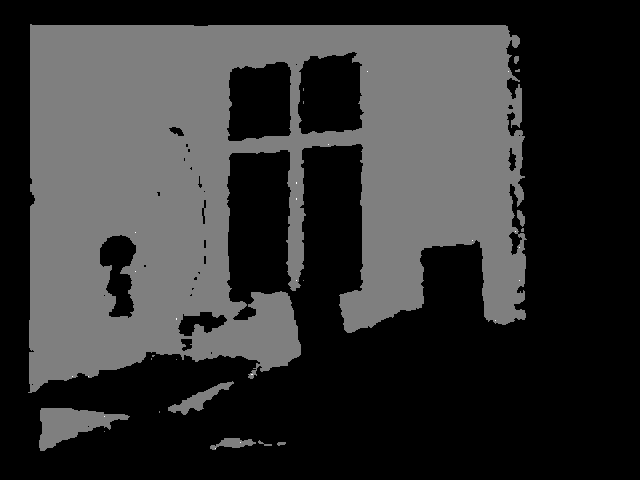
%> input picture MATLAB/images/frame0001.jpg, 640 x 480 px
$ octave --eval "result = SpatialCues(imread('images/frame0001.jpg'));"   (GNU Octave 9; MATLAB toolbox functions it lacks are replaced by stand-ins)
%> lines starting %> are read from the running program, lines starting %| are printed output that depends on the picture; in (x1, y1, x2, y2) boxes, pixels count from 0 and x2, y2 are one past the last pixel; in counts of white or black regions, pixels touching at a corner belong together; the program's own positions count from 1

%-----------------------------------------------%
function [hC vC] = SpatialCues(im)
g = fspecial('gauss', [13 13], sqrt(13));
dy = fspecial('sobel');
vf = conv2(g, dy, 'valid');
sz = size(im);
%> sz = [480 640]

vC = zeros(sz(1:2));
hC = vC;

vC = abs(imfilter(im, vf, 'symmetric'));
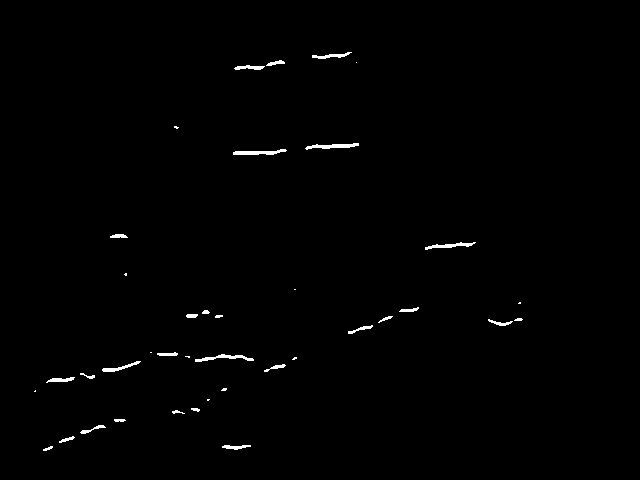
%> vC: size 480x640 uint8; values 0 (black) and 1 (white), 0.7% white; 39 white regions (11 under 20 px), largest, box (x1, y1, x2, y2) and area: (233, 149, 287, 155) 192, (305, 143, 359, 150) 191, (195, 354, 254, 362) 182
hC = abs(imfilter(im, vf', 'symmetric'));
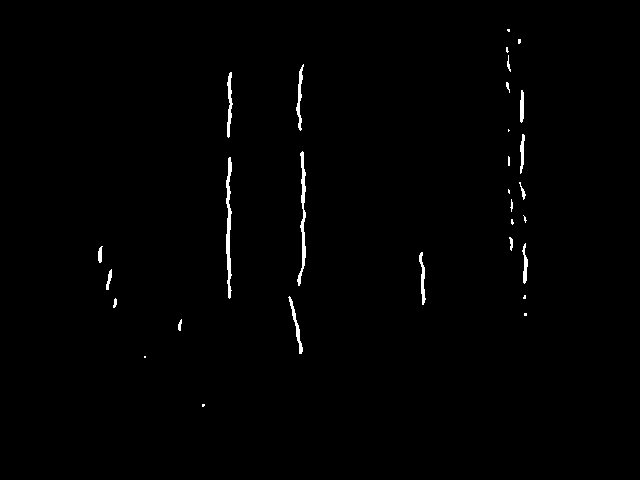
%> hC: size 480x640 uint8; values 0 (black) and 1 (white), 0.82% white; 30 white regions (12 under 20 px), largest, box (x1, y1, x2, y2) and area: (226, 157, 232, 299) 489, (297, 151, 306, 286) 430, (227, 72, 233, 138) 213
